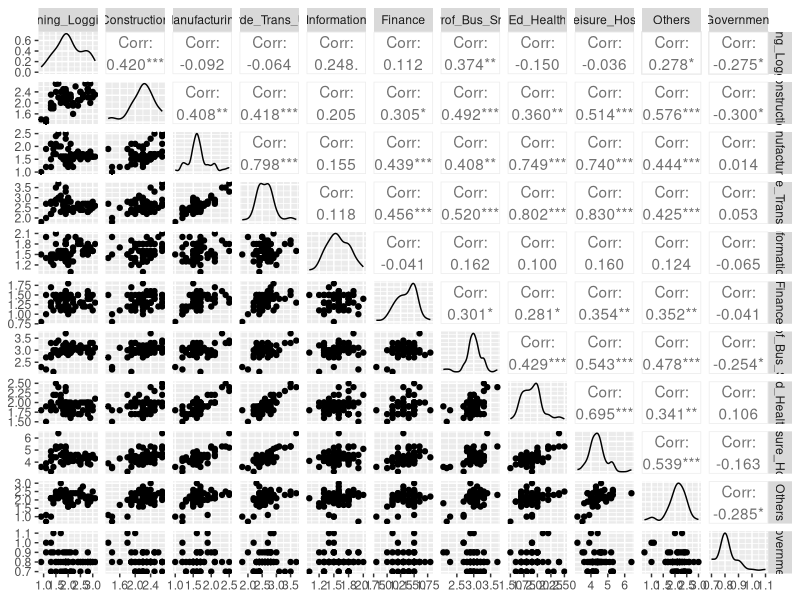
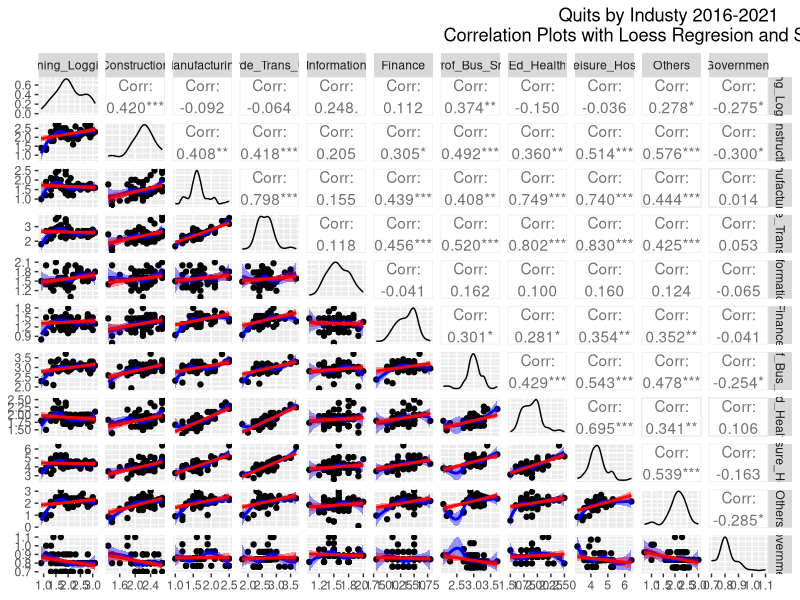
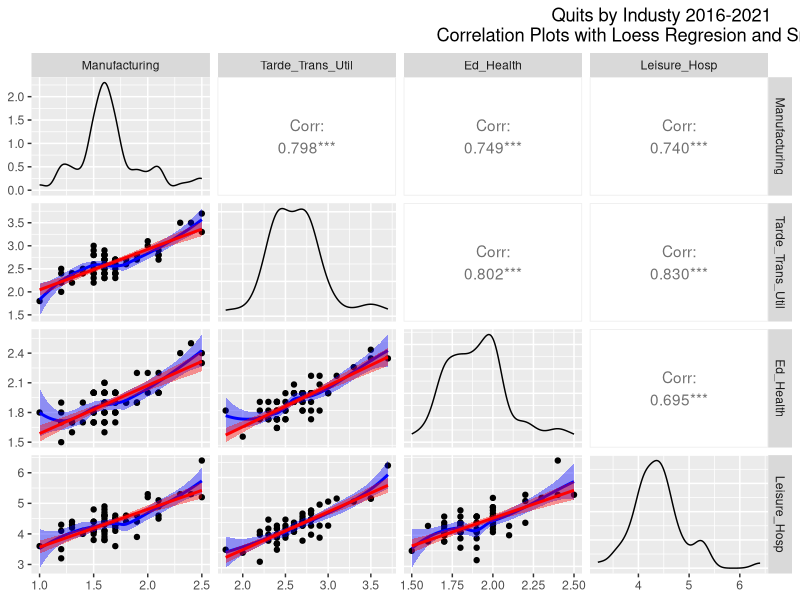

These figures' R source, in order:
# CS504 Working Version for AJ Final Project
# Date 12-3-21
#########################
# Bill Thomson 
# Original code provided for RF  Lab 
# R Studio Version 1.4.1106
# R version 4,04
# Windows 10, i7 10th gen 64-bit operating system, x64-based processor 
# 64GB ram and 4TB SSD
########################  
# Correlation wit Loess Regression Lines Quits Data
# Code adapted from STAT 515 Labs, Original By: Daniel Carr
########################

library(GGally)
library(ggplot2)
setwd("C:/Users/billa/Desktop/CS504 Working Data Sets")
QI <- read.csv(file="Quit_2016_2021q.csv", header = TRUE, 
               sep=',', row.names =1)
QI2 <- read.csv(file="QuitsIndustry_2001-2021r.csv", header = TRUE, 
                sep=',', row.names =1)
data <- QI
ggpairs(QI)
head(QI)
windows(width=9, height=9) ## For MS Windows
ggpair_fn <- function(data, mapping, ...){
  p <- ggplot(data=data, mapping = mapping) +
    geom_point() +
    geom_smooth(method='loess', fill="blue", color="blue", ...) +
    geom_smooth(method= 'lm', fill="red", color="red", ...)
  p
}
ggp1 = ggpairs(QI,columns = 1:11, title = "                                                                                                        Quits by Industy 2016-2021
                                                                                 Correlation Plots with Loess Regresion and Smoothing", lower = list(continuous = ggpair_fn))
ggp1 
ggp2 = ggpairs(QI,c(3,4,8,9),title = "                                                                                                        Quits by Industy 2016-2021
                                                                                 Correlation Plots with Loess Regresion and Smoothing", lower = list(continuous = ggpair_fn))
lower = list(continuous = ggpair_fn)
ggp2
